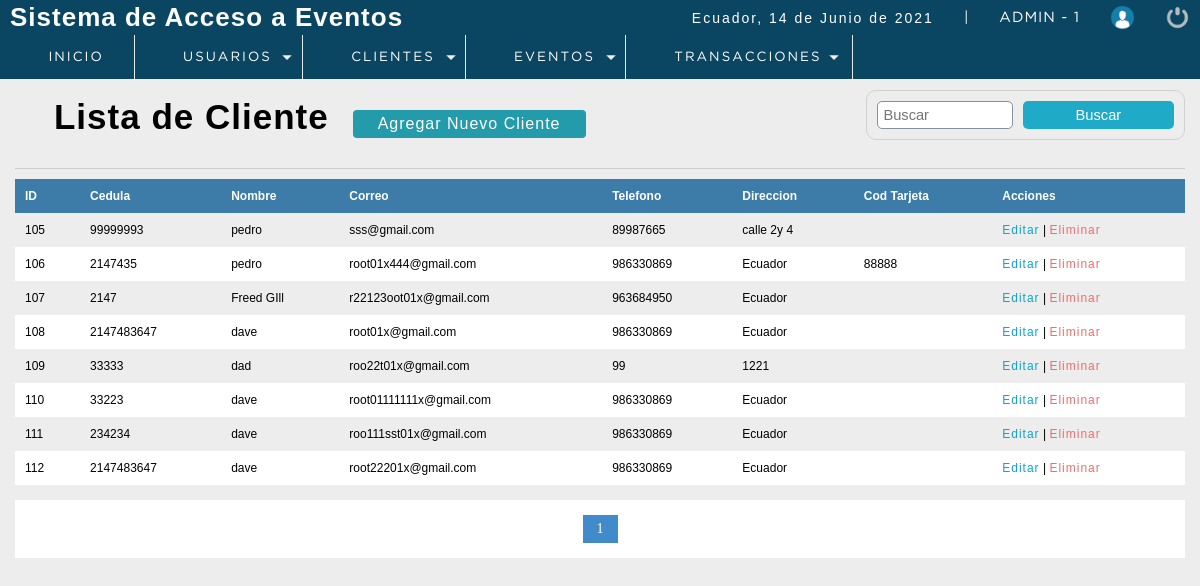
Screenshot of /P_seminarios/sistema/lista_clientes.php (signed in) with the database file from the repository.
### tables this page shows
CREATE TABLE `cliente` (
  `idcliente` int(11) NOT NULL,
  `cedula` int(11) DEFAULT NULL,
  `nombre` varchar(80) DEFAULT NULL,
  `apellidos` varchar(80) NOT NULL,
  `Correo` varchar(80) DEFAULT NULL,
  `telefono` int(11) DEFAULT NULL,
  `direccion` text DEFAULT NULL,
  `dateAdd` datetime NOT NULL DEFAULT current_timestamp(),
  `usuario_id` int(11) NOT NULL,
  `status` int(11) NOT NULL DEFAULT 1,
  `token_user` varchar(100) NOT NULL,
  `cod_tarjeta` varchar(20) NOT NULL
);

### P_seminarios/sistema/lista_clientes.php (the view, shortened to what this page needs)
<?php
 include "../conection.php";
?>
<!DOCTYPE html>
<html lang="en">
<head>
	<?php include "includes/scripts.php"?>
</head>
<body>
 <?php include "includes/header.php"?>
	<section id="container">
		<h1><i class="fas fa-list-alt"></i> Lista de Cliente</h1>
        <a href="registro_cliente.php" class="btn_new">Agregar Nuevo Cliente</a>
    <form action="buscar_cliente.php" method="get" class="form_search">
        <input type="text" name="busqueda" id="busqueda" placeholder="Buscar">
        <input type="submit" value="Buscar" class="btn_search" >
    </form>
    <hr>
        <table>
            <tr>
                <th>ID</th>
                <th>Cedula</th>
                <th>Nombre</th>
                <th>Correo</th>
                <th>Telefono</th>
                <th>Direccion</th>
                <th>Cod Tarjeta</th>
                <th>Acciones</th>
            </tr>
            <?php
           $sql_registre = mysqli_query($conection,"SELECT COUNT(*) AS total_registro FROM cliente WHERE Status =1");
           $result_registre = mysqli_fetch_array($sql_registre);
           $total_resgistros = $result_registre['total_registro'];
           $por_pagina = 8;
           if (empty($_GET['pagina'])) {
               $pagina =1;
           }
           else {
               $pagina = $_GET['pagina'];
           }
           $desde = ($pagina - 1) * $por_pagina;
           $total_paginas = ceil($total_resgistros / $por_pagina);
           $query = mysqli_query($conection,"SELECT * FROM cliente  WHERE status = 1
                                                                    ORDER BY idcliente ASC LIMIT $desde, $por_pagina");
           $result = mysqli_num_rows($query);
           if ($result > 0) {
               while ($data = mysqli_fetch_array($query)) {
           ?>
            <tr>
                <td><?php echo $data["idcliente"];?></td>
                <td><?php echo $data["cedula"];?></td>
                <td><?php echo $data["nombre"];?></td>
                <td><?php echo $data["Correo"];?></td>
                <td><?php echo $data["telefono"];?></td>
                <td><?php echo $data["direccion"];?></td>
                <td><?php echo $data["cod_tarjeta"];?></td>
                <td>
                    <a class="link_edit" href="editar_cliente.php?id=<?php echo $data["idcliente"];?>">Editar</a>
                   <?php if ($_SESSION['rol']==1 || $_SESSION['rol']==2) {
                     ?>
                     |
                    <a class="link_delete" href="eliminar_cliente.php?id=<?php echo $data["idcliente"];?>">Eliminar</a>
                    <?php } ?>
                </td>
            </tr>
                <?php
               }
           }
            ?>
        </table>
        <div class="paginador">
                    <ul>
                    <?php
                    for ($i=1; $i <= $total_paginas; $i++) {
                        if ($i == $pagina) {
                            echo '<li class="pageSelected">'.$i.'</li>';
                        }
                        else {
                            echo '<li><a href="?pagina='.$i.'">'.$i.'</a></li>';
                        }
                    }
                    ?>
                    </ul>
                </div>
	</section>
</body>
</html>

### P_seminarios/sistema/css/style.css (style rules this page uses)
* { margin: 0; padding: 0; box-sizing: border-box; }
body { background: #ededed; }
h1, h2, h3, h4, h5, h6 { font-family: 'arial'; font-weight: bold; letter-spacing: 1px; }
h1 { font-size: 26px; }
a { text-decoration: none; font-family: arial; letter-spacing: 1px; }
#container { padding: 90px 15px 15px; }
hr { border: 0; background: #CCC; height: 1px; margin: 10px 0; display: block; }
form { border: 2px solid #78909C; border-radius: 2%; background: #FFF; margin: auto; padding: 20px 50px; border: 1px solid #d1d1d1; }
input,select { display: block; width: 100%; font-size: 11pt; padding: 5px; border: 1px solid #85929e; border-radius: 5px; }
#container h1 { font-size: 35px; display: inline-block; }
.btn_new { display: inline-block; background: #239baa; color: #FFF; padding: 5px 25px; border-radius: 4px; margin: 20px; }
table { border-collapse: collapse; font-size: 12px; font-family: 'arial'; width: 100%; }
table th { text-align: left; padding: 10px; background: #3d7ba8; color: #FFF; }
table tr:nth-child(odd) { background: #FFF; }
table td { padding: 10px; }
.link_edit { color: #0ca4ce; }
.link_delete { color: #f26b6b; }
.paginador ul { padding: 15px; list-style: none; background: #FFF; margin-top: 15px; display: -webkit-flex; display: -moz-flex; display: -ms-flex; display: -o-flex; display: flex; justify-content: center; }
.paginador a, .pageSelected { color: #428bca; border: 1px solid #ddd; padding: 5px; display: inline-block; font-size: 14px; text-align: center; width: 35px; }
.pageSelected { color: #FFF; background: #428bca; border: 1px solid #428bca; }
.form_search { display: -webkit-flex; display: -moz-flex; display: -ms-flex; display: -o-flex; display: flex; float: right; background: initial; padding: 10px; border-radius: 10px; }
.form_search .btn_search { background: #1faac8; color: #FFF; padding: 0 20px; border: 0; cursor: pointer; margin-left: 10px; }

### rows the page displays
cliente: idcliente "105", cedula "99999993", nombre "pedro", Correo "sss@gmail.com", telefono "89987665", direccion "calle 2y 4"
cliente: idcliente "106", cedula "2147435", nombre "pedro", Correo "root01x444@gmail.com", telefono "986330869", direccion "Ecuador", cod_tarjeta "88888"
cliente: idcliente "107", cedula "2147", nombre "Freed GIll", Correo "r22123oot01x@gmail.com", telefono "963684950", direccion "Ecuador"
cliente: idcliente "108", cedula "2147483647", nombre "dave", Correo "root01x@gmail.com", telefono "986330869", direccion "Ecuador"
cliente: idcliente "109", cedula "33333", nombre "dad", Correo "roo22t01x@gmail.com", telefono "99", direccion "1221"
cliente: idcliente "110", cedula "33223", nombre "dave", Correo "root01111111x@gmail.com", telefono "986330869", direccion "Ecuador"
cliente: idcliente "111", cedula "234234", nombre "dave", Correo "roo111sst01x@gmail.com", telefono "986330869", direccion "Ecuador"
cliente: idcliente "112", cedula "2147483647", nombre "dave", Correo "root22201x@gmail.com", telefono "986330869", direccion "Ecuador"

### other values shown
fechaC() "14 de Junio de 2021"
$_SESSION['user'] "ADMIN"
$_SESSION['rol'] "1"
